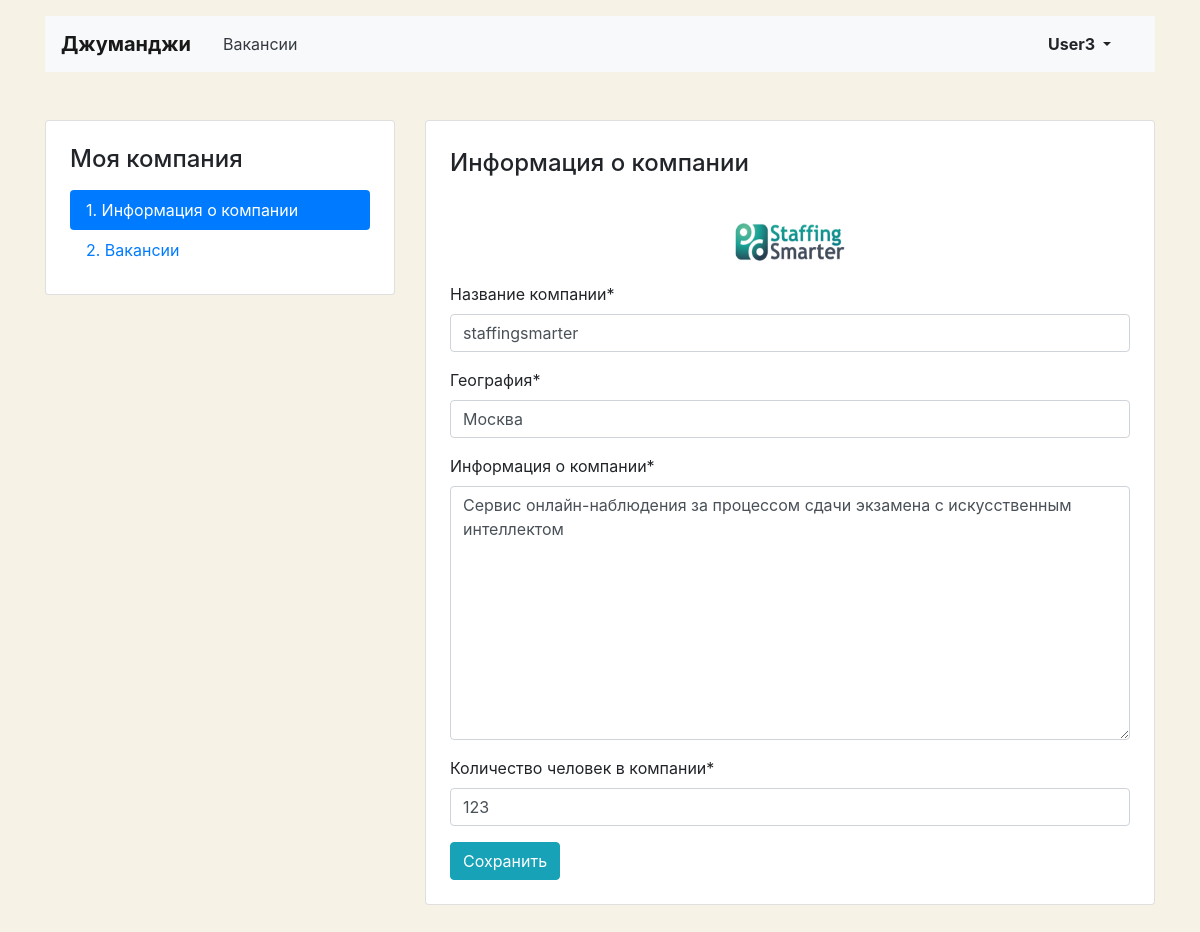
Screenshot of /mycompany/ (signed in) with the database file from the repository.
### vacancies/models.py (models this page shows)
class Company(models.Model):
    title = models.CharField(max_length=50)
    location = models.CharField(max_length=45)
    logo = models.ImageField(upload_to=MEDIA_COMPANY_IMAGE_DIR)
    description = models.TextField()
    employee_count = models.IntegerField()
    owner = models.OneToOneField(get_user_model(), on_delete=models.CASCADE, null=True)

### vacancies/views/company.py (the view, shortened to what this page needs)
# urls.py: path('mycompany/', MyCompanyView.as_view(), name='mycompany'),
class MyCompanyView(View):
    def get(self, request):
        company = Company.objects.filter(owner_id=request.user.id).first()
        if company:
            initial = {
                'title': company.title,
                'employee_count': company.employee_count,
                'location': company.location,
                'description': company.description,
            }
            form = MyCompanyForm(initial=initial)
            context = {
                'company': company,
                'form': form,
            }
            return render(request, 'vacancies/company-edit.html', context=context)
        else:
            return redirect('company_start')

### vacancies/forms.py
class MyCompanyForm(forms.ModelForm):
    class Meta:
        model = Company
        fields = ('title', 'location', 'description', 'employee_count')
        labels = {
            'title': 'Название компании',
            'location': 'География',
            'description': 'Информация о компании',
            'employee_count': 'Количество человек в компании',
            'owner': 'Владелец компании',
        }

### vacancies/templates/vacancies/company-edit.html (shortened to what this page needs)
<!DOCTYPE html>
<html lang="ru">
<head>
  <link rel="stylesheet" href="https://stackpath.bootstrapcdn.com/bootstrap/4.3.1/css/bootstrap.min.css">
</head>
{% load crispy_forms_tags %}
<body>
  <header class="container mt-3">
    <nav class="navbar navbar-expand-lg navbar-light bg-light">
      <a class="navbar-brand mr-4 font-weight-bold" href="/">Джуманджи</a>
      <div class="collapse navbar-collapse justify-content-between" id="navbarNav">
        <ul class="navbar-nav col-10">
          <li class="nav-item">
            <a class="nav-link text-dark" href="{% url 'vacancies' %}">Вакансии</a>
          </li>
        </ul>
        <ul class="navbar-nav col-2 justify-content-end">
          <li class="nav-item active">
            <div class="btn-group">
              <button type="button" class="btn dropdown-toggle font-weight-bold" data-toggle="dropdown" aria-haspopup="true" aria-expanded="false">
                {{ user.username }}
              </button>
            </div>
          </li>
        </ul>
      </div>
    </nav>
  </header>
  <main class="container mt-3 pb-5">
    <div class="row mt-5">
      <div class="col-12 col-lg-4">
        <aside class="pt-3 pb-4 px-4 mb-5 card">
          <h1 class="h4 pt-2 pb-2">Моя компания</h1>
          <div class="nav flex-column nav-pills">
            <a class="nav-link active" href="{% url 'mycompany' %}">1. Информация о&nbsp;компании</a>
            <a class="nav-link" href="{% url 'myvacancy' %}">2. Вакансии</a>
          </div>
        </aside>
      </div>
      <div class="col-12 col-lg-8">
        <div class="card">
          <div class="card-body px-4 pb-4">
            <section class="tab-pane fade show active">
              <h2 class="h4 pt-2 pb-3">Информация о&nbsp;компании</h2>
              <div class="text-center">
                <img src="{{ company.logo.url }}" width="130" height="80" alt="">
              </div>
              <form action="" method="post">
                {{ form|crispy }}
                <input type="submit" class="btn btn-info" value="Сохранить" />
              </form>
            </section>
          </div>
        </div>
      </div>
    </div>
  </main>
</body>
</html>

### vacancies/templates/vacancies/company-edit.html (style rules this page uses)
body { background-color: #F6F2E6; }

### rows the page displays
Company: logo (picture), title "staffingsmarter", location "Москва", description "Сервис онлайн-наблюдения за процессом сдачи экзамена с искусственным интеллектом", employee_count "123"

### other values shown
{{ user.username }} "User3"
